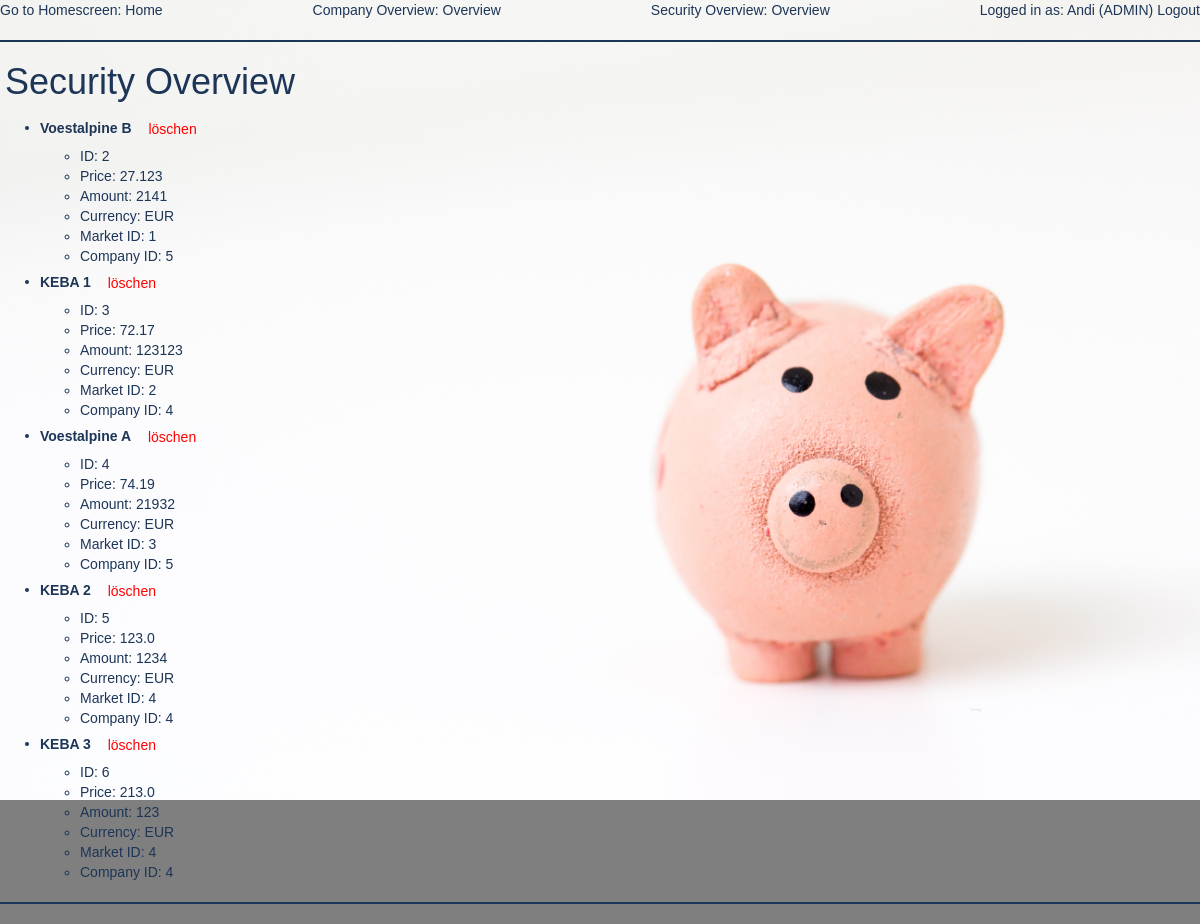
Before: /security/overview (signed in) with the older database file.
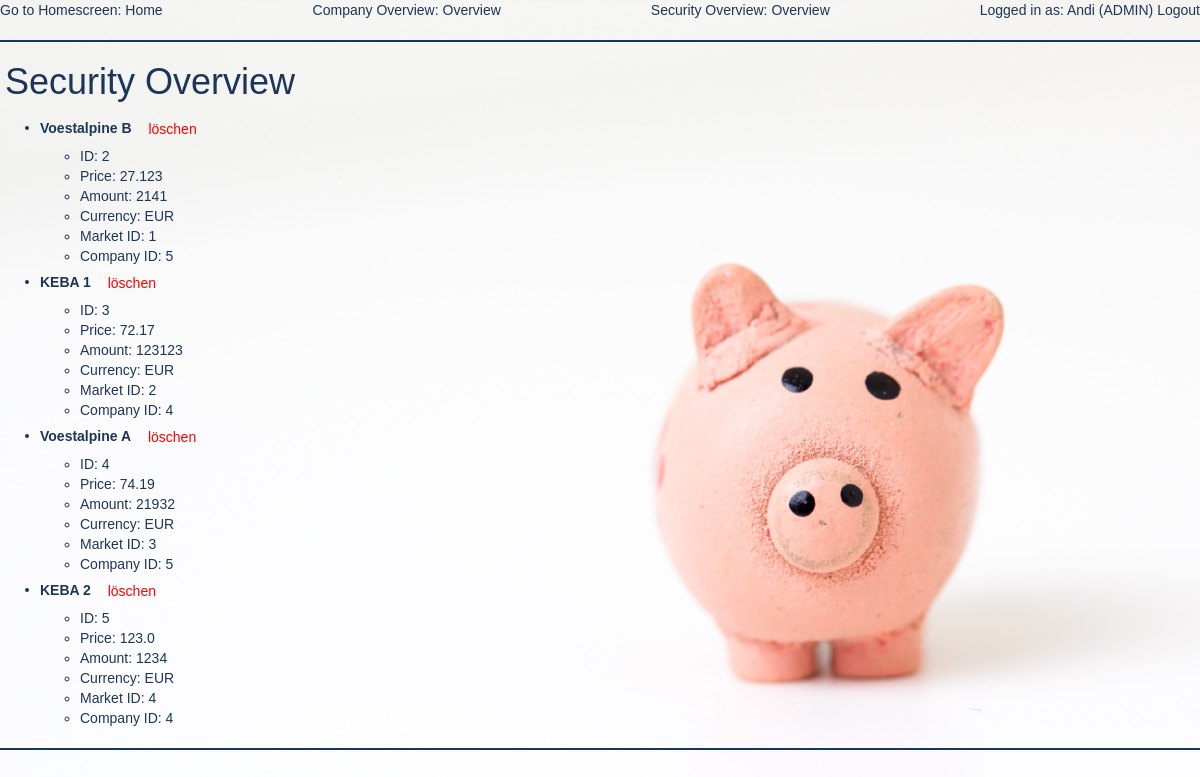
After: the same page with the newer database file.
### app/models.py (models this page shows, shortened)
class Security(db.Model):
    security_id = db.Column(db.Integer, primary_key=True)
    price = db.Column(db.Float, nullable=False)
    amount = db.Column(db.Integer)
    currency = db.Column(db.String)
    name = db.Column(db.String, index=True, unique=True)
    market_id = db.Column(db.Integer)
    comp_id = db.Column(db.Integer)

### app/routes.py (the view)
@app.route('/security/overview')
@login_required
def security_overview():
    securities = Security.query.all()
    return render_template('security_overview.html', title='Security Overview', securities=securities)

### app/models.py (called while the page is built)
@login.user_loader
def load_user(id):
    return User.query.get(int(id))

### app/templates/security_overview.html
{% extends "base.html" %}
{% block content %}
    <h1>Security Overview</h1>
    <ul>
        {% for security in securities %}
            <li>
                <strong>{{ security.name }}</strong>
                <td>
                    <a class="btn"
                       href="{{ url_for('security_deletion',security_id = security.security_id) }}"
                       style="text-align: right; color: red">
                        löschen
                    </a>
                </td>
                <ul>
                    <li>ID: {{ security.security_id }}</li>
                    <li>Price: {{ security.price }}</li>
                    <li>Amount: {{ security.amount }}</li>
                    <li>Currency: {{ security.currency }}</li>
                    <li>Market ID: {{ security.market_id }}</li>
                    <li>Company ID: {{ security.comp_id }}</li>
                </ul>
            </li>
        {% endfor %}
    </ul>
{% endblock %}

Changed rows visible on the page:
removed Security: name "KEBA 3", security_id "6", price "213.0", amount "123", currency "EUR", market_id "4", comp_id "4"
